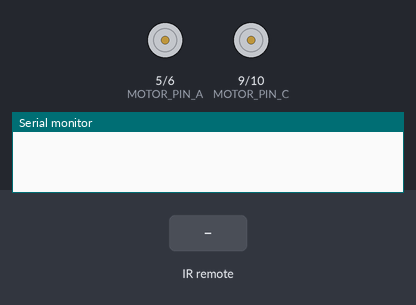
Recording of a sketch running on a simulated Arduino Uno, built with avr-gcc and run on an emulated ATmega328P. On the bench: motor-driver pin pairs drawn as motors (green arrow = first pin HIGH = forward, orange = second pin HIGH = backward, longer = more drive), the last lines printed to the serial monitor. Inputs (shaded band) come from the test bench.

Above: at 1.2 s.
1.3 s: infrared code 0xFD8877 received
At 2.5 s:
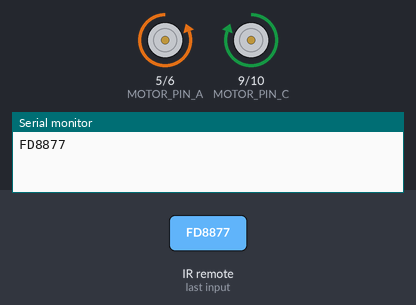
2.8 s: infrared code 0xFD28D7 received
At 3.7 s:
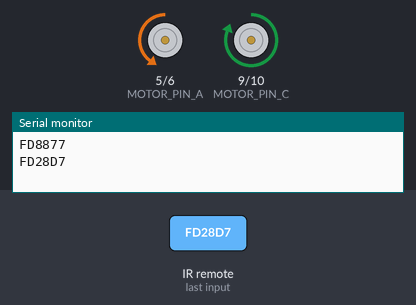
4.3 s: infrared code 0xFD9867 received
At 4.8 s:
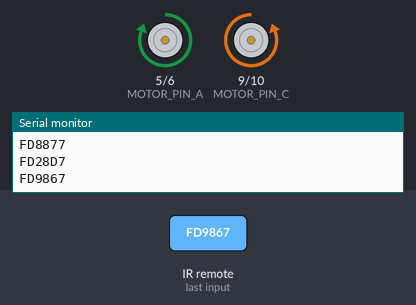
5.8 s: infrared code 0xFD6897 received
At 7.0 s:
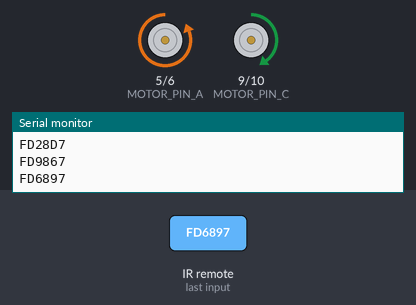
7.3 s: infrared code 0xFD8877 received
At 8.3 s:
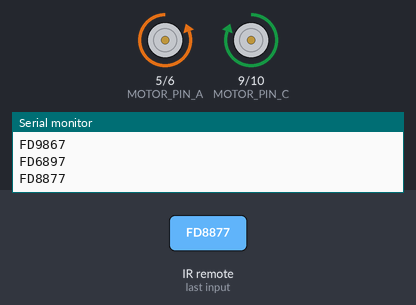
8.8 s: infrared code 0xFD28D7 received
At 9.5 s:
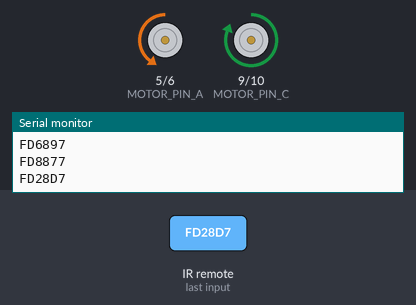
Timing chart, 0 to 11.3 s (numbered marks = the images above; inputs shaded):
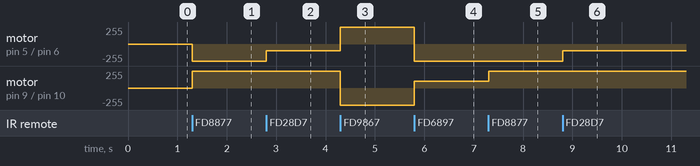

The sketch:

challenge13.ino
```cpp
#include <IRremote.h>

const int MOTOR_PIN_A = 5;      // 왼쪽 DC모터의 빨간색 단자
const int MOTOR_PIN_B = 6;      // 왼쪽 DC모터의 검은색 단자
const int MOTOR_PIN_C = 9;      // 오른쪽 DC모터의 빨간색 단자
const int MOTOR_PIN_D = 10;     // 오른쪽 DC모터의 검은색 단자
const int REMOTE_PIN = 4;       // 적외선 리모컨 제어 단자

IRrecv irrecv(REMOTE_PIN);      // 적외선 센서에 연결된 핀 번호 매핑
decode_results results;         // 수신된 적외선 신호를 저장할 변수

void setup() {

  // 적외선 센서 활성화
  irrecv.enableIRIn();

  // DC모터와 연결된 디지털 핀을 출력 모드로 설정
  pinMode(MOTOR_PIN_A,  OUTPUT);
  pinMode(MOTOR_PIN_B,  OUTPUT);
  pinMode(MOTOR_PIN_C,  OUTPUT);
  pinMode(MOTOR_PIN_D,  OUTPUT);

  Serial.begin(9600);
}

void loop() {

  if(irrecv.decode(&results)) {         // 적외선 신호를 해석
    Serial.println(results.value, HEX); // 적외선 신호 값을 출력

    // 적외선 신호 값에 따라 모터 제어
    if(results.value == 0xFD8877)       // 2번 버튼을 눌러 전진
      moveForward();
    else if(results.value == 0xFD9867)  // 8번 버튼을 눌러 후진
      moveBackward();
    else if(results.value == 0xFD28D7)  // 4번 버튼을 눌러 좌회전
      turnLeft();
    else if(results.value == 0xFD6897)  // 6번 버튼을 눌러 우회전
      turnRight();
    else                                // 기타 버튼을 눌러 멈춤
      stopMoving();

    delay(30);
    irrecv.resume();                    // 다음 신호를 받기 위해 초기화
  }
}

void moveForward() {
  analogWrite(MOTOR_PIN_A, 0);          // 왼쪽 DC모터를 역방향으로 회전
  analogWrite(MOTOR_PIN_B, 255);
  analogWrite(MOTOR_PIN_C, 255);        // 오른쪽 DC모터를 정방향으로 회전
  analogWrite(MOTOR_PIN_D, 0);
}

void moveBackward() {
  analogWrite(MOTOR_PIN_A, 255);        // 왼쪽 DC모터를 정방향으로 회전
  analogWrite(MOTOR_PIN_B, 0);
  analogWrite(MOTOR_PIN_C, 0);          // 오른쪽 DC모터를 역방향으로 회전
  analogWrite(MOTOR_PIN_D, 255);
}

void turnLeft() {
  analogWrite(MOTOR_PIN_A, 0);          // 왼쪽 DC모터를 역방향으로 느리게 회전
  analogWrite(MOTOR_PIN_B, 100);
  analogWrite(MOTOR_PIN_C, 255);        // 오른쪽 DC모터를 정방향으로 빠르게 회전
  analogWrite(MOTOR_PIN_D, 0);
}

void turnRight() {
  analogWrite(MOTOR_PIN_A, 0);          // 왼쪽 DC모터를 역방향으로 빠르게 회전
  analogWrite(MOTOR_PIN_B, 255);
  analogWrite(MOTOR_PIN_C, 100);        // 오른쪽 DC모터를 정방향으로 느리게 회전
  analogWrite(MOTOR_PIN_D, 0);
}

void stopMoving() {
  analogWrite(MOTOR_PIN_A, 0);          // 모든 DC모터의 속도를 0으로 설정
  analogWrite(MOTOR_PIN_B, 0);
  analogWrite(MOTOR_PIN_C, 0);
  analogWrite(MOTOR_PIN_D, 0);
}
```

Measured:
- after the input at 1.3 s, motor on pin 5 (MOTOR_PIN_A) / pin 6 (MOTOR_PIN_B): stopped → backward 255/255 at once; motor on pin 9 (MOTOR_PIN_C) / pin 10 (MOTOR_PIN_D): stopped → forward 255/255 at once
- after the input at 2.8 s, motor on pin 5 (MOTOR_PIN_A) / pin 6 (MOTOR_PIN_B): backward 255/255 → backward 100/255 at once
- after the input at 4.3 s, motor on pin 5 (MOTOR_PIN_A) / pin 6 (MOTOR_PIN_B): backward 100/255 → forward 255/255 at once; motor on pin 9 (MOTOR_PIN_C) / pin 10 (MOTOR_PIN_D): forward 255/255 → backward 255/255 at once
- after the input at 5.8 s, motor on pin 5 (MOTOR_PIN_A) / pin 6 (MOTOR_PIN_B): forward 255/255 → backward 255/255 at once; motor on pin 9 (MOTOR_PIN_C) / pin 10 (MOTOR_PIN_D): backward 255/255 → forward 100/255 at once
- after the input at 7.3 s, motor on pin 9 (MOTOR_PIN_C) / pin 10 (MOTOR_PIN_D): forward 100/255 → forward 255/255 at once
- after the input at 8.8 s, motor on pin 5 (MOTOR_PIN_A) / pin 6 (MOTOR_PIN_B): backward 255/255 → backward 100/255 at once
